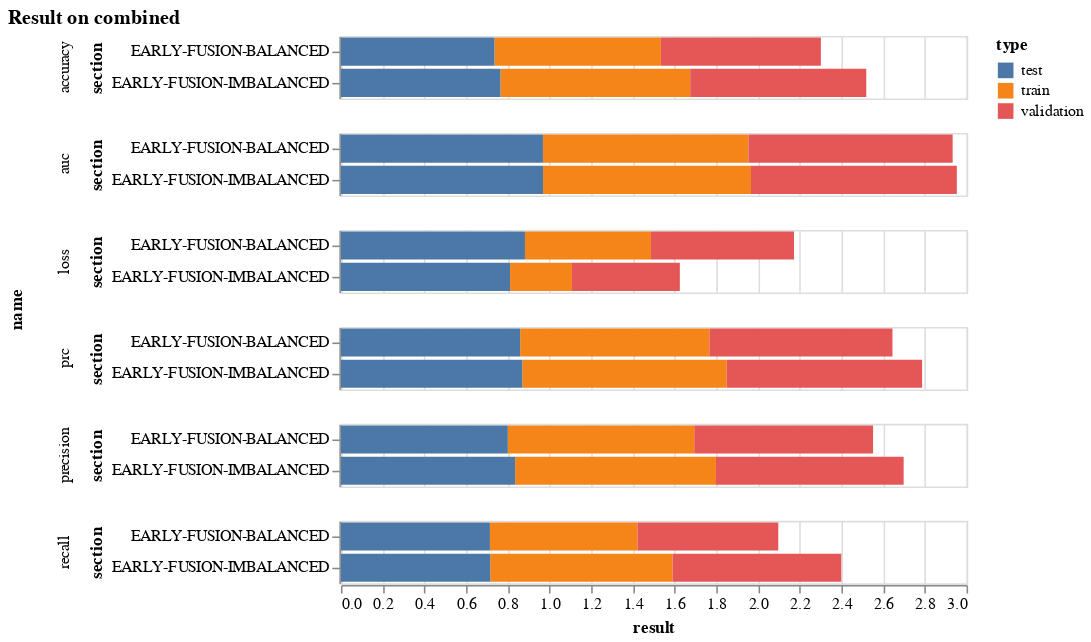

The notebook cell this image was saved under:
### Code cell
alt.Chart(early_melted_result, title="Result on combined").mark_bar().encode(
  y='section',
  x='result',
  color='type',
  row='name',
)

### Figure 1 — Vega-Lite specification as saved in the notebook (floating-point values rounded to 4 significant figures)
{"config": {"view": {"continuousWidth": 400, "continuousHeight": 300}}, "data": {"name": "data-0b552c7c23b747a3c14687a817acf4c6"}, "mark": "bar", "encoding": {"color": {"type": "nominal", "field": "type"}, "row": {"type": "nominal", "field": "name"}, "x": {"type": "quantitative", "field": "result"}, "y": {"type": "nominal", "field": "section"}}, "title": "Result on combined", "$schema": "https://vega.github.io/schema/vega-lite/v4.8.1.json", "datasets": {"data-0b552c7c23b747a3c14687a817acf4c6": [{"name": "loss", "section": "EARLY-FUSION-IMBALANCED", "type": "train", "result": 0.2966}, {"name": "accuracy", "section": "EARLY-FUSION-IMBALANCED", "type": "train", "result": 0.91}, {"name": "precision", "section": "EARLY-FUSION-IMBALANCED", "type": "train", "result": 0.9629}, {"name": "recall", "section": "EARLY-FUSION-IMBALANCED", "type": "train", "result": 0.8746}, {"name": "auc", "section": "EARLY-FUSION-IMBALANCED", "type": "train", "result": 0.9972}, {"name": "prc", "section": "EARLY-FUSION-IMBALANCED", "type": "train", "result": 0.9802}, {"name": "loss", "section": "EARLY-FUSION-BALANCED", "type": "train", "result": 0.6042}, {"name": "accuracy", "section": "EARLY-FUSION-BALANCED", "type": "train", "result": 0.7981}, {"name": "precision", "section": "EARLY-FUSION-BALANCED", "type": "train", "result": 0.8941}, {"name": "recall", "section": "EARLY-FUSION-BALANCED", "type": "train", "result": 0.7074}, {"name": "auc", "section": "EARLY-FUSION-BALANCED", "type": "train", "result": 0.9852}, {"name": "prc", "section": "EARLY-FUSION-BALANCED", "type": "train", "result": 0.9071}, {"name": "loss", "section": "EARLY-FUSION-IMBALANCED", "type": "validation", "result": 0.5175}, {"name": "accuracy", "section": "EARLY-FUSION-IMBALANCED", "type": "validation", "result": 0.8444}, {"name": "precision", "section": "EARLY-FUSION-IMBALANCED", "type": "validation", "result": 0.9001}, {"name": "recall", "section": "EARLY-FUSION-IMBALANCED", "type": "validation", "result": 0.8088}, {"name": "auc", "section": "EARLY-FUSION-IMBALANCED", "type": "validation", "result": 0.9869}, {"name": "prc", "section": "EARLY-FUSION-IMBALANCED", "type": "validation", "result": 0.9371}, {"name": "loss", "section": "EARLY-FUSION-BALANCED", "type": "validation", "result": 0.6861}, {"name": "accuracy", "section": "EARLY-FUSION-BALANCED", "type": "validation", "result": 0.7673}, {"name": "precision", "section": "EARLY-FUSION-BALANCED", "type": "validation", "result": 0.8574}, {"name": "recall", "section": "EARLY-FUSION-BALANCED", "type": "validation", "result": 0.6754}, {"name": "auc", "section": "EARLY-FUSION-BALANCED", "type": "validation", "result": 0.9794}, {"name": "prc", "section": "EARLY-FUSION-BALANCED", "type": "validation", "result": 0.8781}, {"name": "loss", "section": "EARLY-FUSION-IMBALANCED", "type": "test", "result": 0.8111}, {"name": "accuracy", "section": "EARLY-FUSION-IMBALANCED", "type": "test", "result": 0.7648}, {"name": "precision", "section": "EARLY-FUSION-IMBALANCED", "type": "test", "result": 0.8353}, {"name": "recall", "section": "EARLY-FUSION-IMBALANCED", "type": "test", "result": 0.7159}, {"name": "auc", "section": "EARLY-FUSION-IMBALANCED", "type": "test", "result": 0.9691}, {"name": "prc", "section": "EARLY-FUSION-IMBALANCED", "type": "test", "result": 0.8696}, {"name": "loss", "section": "EARLY-FUSION-BALANCED", "type": "test", "result": 0.8825}, {"name": "accuracy", "section": "EARLY-FUSION-BALANCED", "type": "test", "result": 0.7361}, {"name": "precision", "section": "EARLY-FUSION-BALANCED", "type": "test", "result": 0.8002}, {"name": "recall", "section": "EARLY-FUSION-BALANCED", "type": "test", "result": 0.7144}, {"name": "auc", "section": "EARLY-FUSION-BALANCED", "type": "test", "result": 0.9687}, {"name": "prc", "section": "EARLY-FUSION-BALANCED", "type": "test", "result": 0.8595}]}}
